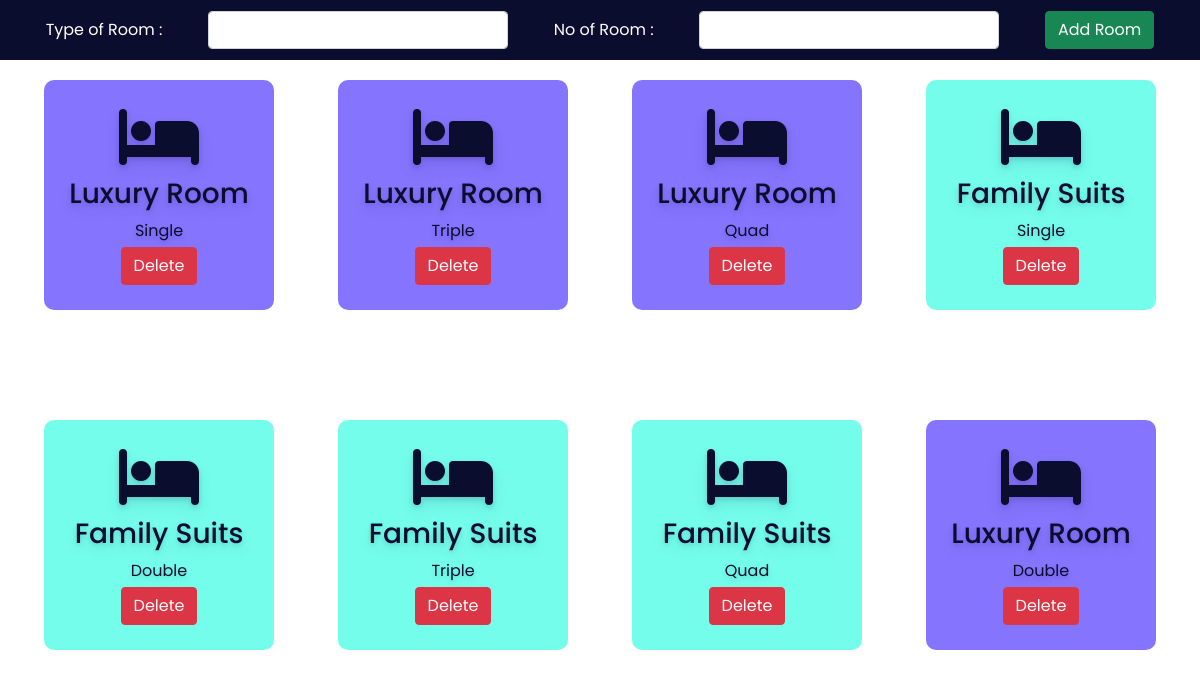
/admin/room.php, run on the app's committed database.
### tables this page shows
CREATE TABLE `room` (
  `id` int(30) NOT NULL,
  `type` varchar(50) NOT NULL,
  `bedding` varchar(50) NOT NULL
);

### admin/room.php (the view, shortened to what this page needs)
<?php
include '../config.php';
?>
<!DOCTYPE html>
<html lang="en">
<head>
    <link rel="stylesheet" href="https://cdnjs.cloudflare.com/ajax/libs/font-awesome/6.2.0/css/all.min.css" />
    <link href="https://cdn.jsdelivr.net/npm/bootstrap@5.0.2/dist/css/bootstrap.min.css" rel="stylesheet">
    <link rel="stylesheet" href="css/room.css">
</head>
<body>
    <div class="addroomsection">
        <form action="" method="POST">
            <label for="troom">Type of Room :</label>
            <select name="troom" class="form-control">
                <option value selected></option>
                <option value="Luxury Room">Luxury Room</option>
            </select>
            <label for="bed">No of Room :</label>
            <select name="bed" class="form-control">
                <option value selected></option>
                <option value="One">One</option>
            </select>
            <button type="submit" class="btn btn-success" name="addroom">Add Room</button>
        </form>
    </div>
    <div class="room">
        <?php
        $sql = "select * from room";
        $re = mysqli_query($conn, $sql)
        ?>
        <?php
        while ($row = mysqli_fetch_array($re)) {
            $id = $row['type'];
            if ($id == "Luxury Room") {
                echo "<div class='roombox roomboxsuperior'>
						<div class='text-center no-boder'>
                            <i class='fa-solid fa-bed fa-4x mb-2'></i>
							<h3>" . $row['type'] . "</h3>
                            <div class='mb-1'>" . $row['bedding'] . "</div>
                            <a href='roomdelete.php?id=". $row['id'] ."'><button class='btn btn-danger'>Delete</button></a>
						</div>
                    </div>";
            } else if ($id == "Family Suits") {
                echo "<div class='roombox roomboxsingle'>
                        <div class='text-center no-boder'>
                        <i class='fa-solid fa-bed fa-4x mb-2'></i>
                        <h3>" . $row['type'] . "</h3>
                        <div class='mb-1'>" . $row['bedding'] . "</div>
                        <a href='roomdelete.php?id=". $row['id'] ."'><button class='btn btn-danger'>Delete</button></a>
                    </div>
                    </div>";
            }
        }
        ?>
    </div>
</body>
</html>

### admin/css/room.css (style rules this page uses)
:root { --bg-text-shadow: 0 2px 4px rgb(13 0 77 / 8%), 0 3px 6px rgb(13 0 77 / 8%), 0 8px 16px rgb(13 0 77 / 8%); --bg-box-shadow: 0px 0px 20px 6px rgba(8, 8, 15, 0.31); }
* { margin: 0; padding: 0; font-family: 'Poppins', sans-serif; }
.addroomsection { height: 60px; width: 100%; background-color: #0a0d2d; position:fixed; z-index: 100; }
.addroomsection form { height: 100%; display: flex; justify-content: space-evenly; align-items: center; }
.addroomsection form label { color: white; }
.addroomsection form select { width: 300px; }
.room { display: flex; position: relative; top: 60px; height: 85vh; overflow-y: scroll; justify-content: space-evenly; flex-wrap: wrap; }
.roombox { height: 230px; width: 230px; margin: 20px; display: flex; flex-direction: column; justify-content: center; color: #0a0d2d; text-shadow: var(--bg-text-shadow); border-radius: 10px; }
.roomboxsuperior { background-color:#2407fc8e; }
.roomboxsingle { background-color:#07fcdb8e; }

### data on the page
room: type "Luxury Room", bedding "Single"
room: type "Luxury Room", bedding "Triple"
room: type "Luxury Room", bedding "Quad"
room: type "Family Suits", bedding "Single"
room: type "Family Suits", bedding "Double"
room: type "Family Suits", bedding "Triple"
room: type "Family Suits", bedding "Quad"
room: type "Luxury Room", bedding "Double"
